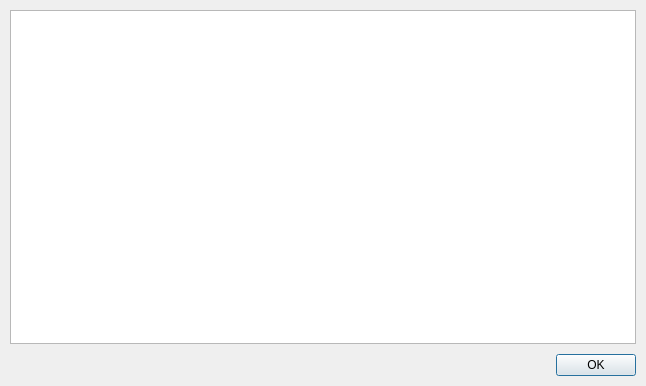
<?xml version="1.0" encoding="UTF-8"?>
<ui version="4.0">
 <class>ViewTextDialog</class>
 <widget class="QDialog" name="ViewTextDialog">
  <property name="geometry">
   <rect>
    <x>0</x>
    <y>0</y>
    <width>646</width>
    <height>386</height>
   </rect>
  </property>
  <property name="windowTitle">
   <string>Dialog</string>
  </property>
  <layout class="QVBoxLayout" name="verticalLayout">
   <property name="spacing">
    <number>10</number>
   </property>
   <property name="leftMargin">
    <number>10</number>
   </property>
   <property name="topMargin">
    <number>10</number>
   </property>
   <property name="rightMargin">
    <number>10</number>
   </property>
   <property name="bottomMargin">
    <number>10</number>
   </property>
   <item>
    <widget class="QTextEdit" name="textEdit">
     <property name="readOnly">
      <bool>true</bool>
     </property>
    </widget>
   </item>
   <item>
    <widget class="QDialogButtonBox" name="buttonBox">
     <property name="standardButtons">
      <set>QDialogButtonBox::Ok</set>
     </property>
    </widget>
   </item>
  </layout>
 </widget>
 <resources/>
 <connections>
  <connection>
   <sender>buttonBox</sender>
   <signal>accepted()</signal>
   <receiver>ViewTextDialog</receiver>
   <slot>accept()</slot>
   <hints>
    <hint type="sourcelabel">
     <x>322</x>
     <y>361</y>
    </hint>
    <hint type="destinationlabel">
     <x>322</x>
     <y>192</y>
    </hint>
   </hints>
  </connection>
 </connections>
</ui>
